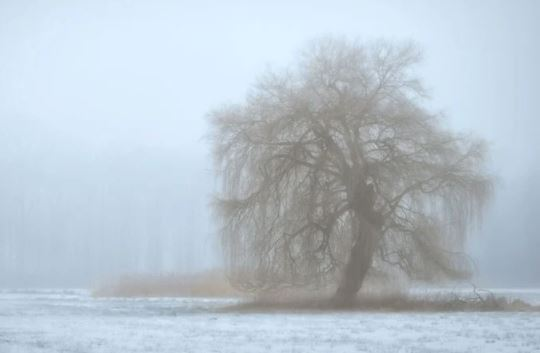
#> input picture exercises/part1/data/lowContrast_02.jpg, 540 x 353 px
$ jupyter execute '05. Image enhancement – histogram equalization.ipynb'
#> lines starting #> are read from the running program, lines starting #| are printed output that depends on the picture; after the words box and inside, x2 and y2 are one past the last pixel; in counts of white or black regions, pixels touching at a corner belong together
# 5. Image enhancement – histogram equalization

[cell 1]
import cv2
import numpy as np
import os

DATA_DIR = './data'
FILENAME = "lowContrast_02.jpg"

HIST_SIZE = 256

def get_img_histogram(img, hist_size):
    b, g, r = cv2.split(img)

    b_hist = cv2.calcHist(b, [0], None, [hist_size], (0, hist_size), False)
    g_hist = cv2.calcHist(g, [1], None, [hist_size], (0, hist_size), False)
    r_hist = cv2.calcHist(r, [2], None, [hist_size], (0, hist_size), False)

    hist_width, hist_height = 512, 400
    bin_width = int(round(hist_width / hist_size))

    hist_img = np.zeros((hist_height, hist_width, 3), dtype=np.uint8)

    cv2.normalize(b_hist, b_hist, alpha=0, beta=hist_height, norm_type=cv2.NORM_MINMAX)
    cv2.normalize(g_hist, g_hist, alpha=0, beta=hist_height, norm_type=cv2.NORM_MINMAX)
    cv2.normalize(r_hist, r_hist, alpha=0, beta=hist_height, norm_type=cv2.NORM_MINMAX)

    for i in range(1, hist_size):
        cv2.line(hist_img, ( bin_width*(i-1), hist_height - int(b_hist[i-1]) ),
                ( bin_width*(i), hist_height - int(b_hist[i]) ),
                ( 255, 0, 0), thickness=2)
        cv2.line(hist_img, ( bin_width*(i-1), hist_height - int(g_hist[i-1]) ),
                ( bin_width*(i), hist_height - int(g_hist[i]) ),
                ( 0, 255, 0), thickness=2)
        cv2.line(hist_img, ( bin_width*(i-1), hist_height - int(r_hist[i-1]) ),
                ( bin_width*(i), hist_height - int(r_hist[i]) ),
                ( 0, 0, 255), thickness=2)

    return hist_img

**a)** Take a low contrast grayscale image and plot its histogram.

[cell 2]
img = cv2.imread(os.path.join(DATA_DIR, FILENAME))
#> img is the input picture: shape (353, 540, 3); mean B, G, R 207.8, 197.7, 185.8

if img is None:
    print("Image could not be loaded.")
    exit(1)

hist_img = get_img_histogram(img, HIST_SIZE)
#> in get_img_histogram, `b, g, r = cv2.split(img)`:
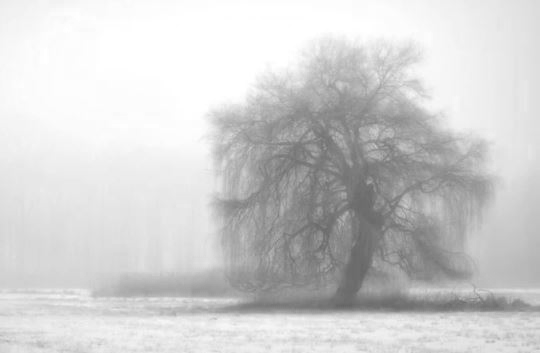
#> b: shape (353, 540); min 100, max 255, mean 207.8
#> in get_img_histogram, `b, g, r = cv2.split(img)`:
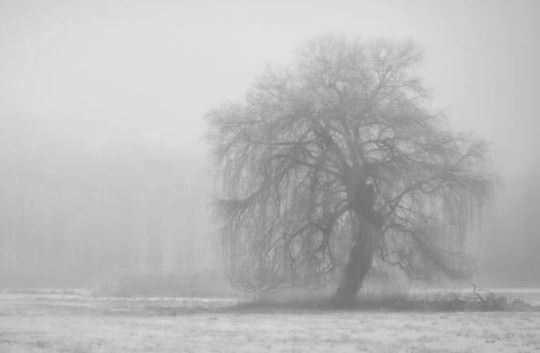
#> r: shape (353, 540); min 110, max 226, mean 185.8
#> in get_img_histogram, `b_hist = cv2.calcHist(b, [0], None, [hist_size], (0, hist_size), False)`: b_hist = 256 values, max 153 at index 253, min 0 at index 0, mean 2.11
#> in get_img_histogram, `g_hist = cv2.calcHist(g, [1], None, [hist_size], (0, hist_size), False)`: g_hist = 256 values, max 185 at index 237, min 0 at index 0, mean 2.11
#> in get_img_histogram, `r_hist = cv2.calcHist(r, [2], None, [hist_size], (0, hist_size), False)`: r_hist = 256 values, max 152 at index 220, min 0 at index 0, mean 2.11
#> after the loop in get_img_histogram, `for i in range(1, hist_size):`:
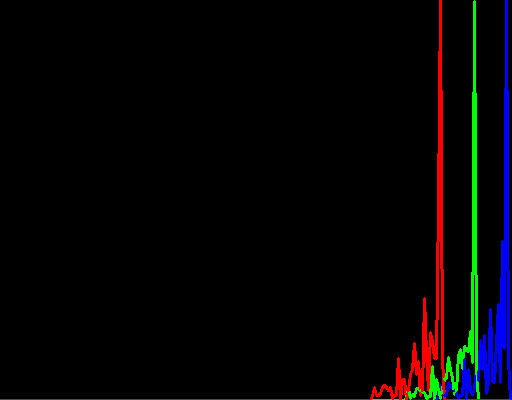
#> hist_img: shape (400, 512, 3); mean of channels 0, 1, 2 4.6, 3.3, 4.7; drawn as B, G, R

cv2.imshow('Source image', img)
cv2.imshow('calcHist', hist_img)

cv2.waitKey(0)

cv2.destroyAllWindows()

**b)** Enhance the image constrast using:
    - **b1)** simple histogram equalization, or
    - **b2)** CLAHE,
and show the resulting enhanced images and their histograms.

[cell 3]
def get_grayscale_img_histogram(img, hist_size):
    hist = cv2.calcHist(img, [1], None, [hist_size], (0, hist_size), False)

    hist_width, hist_height = 512, 400
    bin_width = int(round(hist_width / hist_size))

    hist_img = np.zeros((hist_height, hist_width, 3), dtype=np.uint8)

    cv2.normalize(hist, hist, alpha=0, beta=hist_height, norm_type=cv2.NORM_MINMAX)

    for i in range(1, hist_size):
        cv2.line(hist_img, ( bin_width*(i-1), hist_height - int(hist[i-1]) ),
                ( bin_width*(i), hist_height - int(hist[i]) ),
                ( 100, 100, 100), thickness=2)

    return hist_img

img = cv2.imread(os.path.join(DATA_DIR, FILENAME), cv2.IMREAD_GRAYSCALE)
#> img: shape (353, 540); min 107, max 240, mean 195.4

if img is None:
    print("Image could not be loaded.")
    exit(1)

simple_eq_img = cv2.equalizeHist(img)
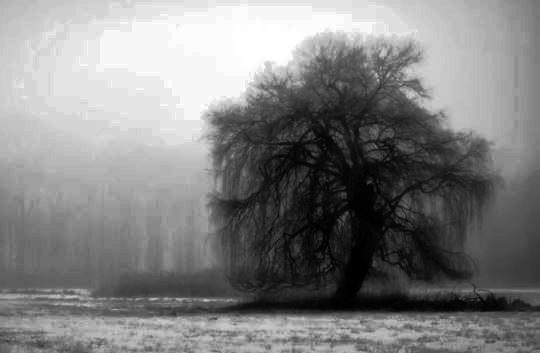
#> simple_eq_img: shape (353, 540); min 0, max 255, mean 129.1
simple_eq_hist = get_grayscale_img_histogram(simple_eq_img, HIST_SIZE)
#> in get_grayscale_img_histogram, `hist = cv2.calcHist(img, [1], None, [hist_size], (0, hist_size), False)`: hist = 256 values, max 153 at index 229, min 0 at index 0, mean 2.11
#> after the loop in get_grayscale_img_histogram, `for i in range(1, hist_size):`:
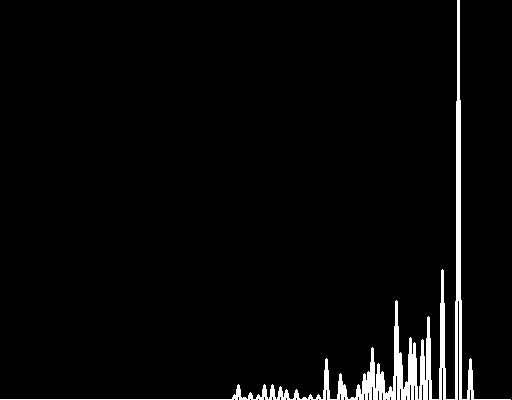
#> hist_img: shape (400, 512, 3); values 0 (black) and 100 (white), 3.2% white; 1 white region, box (x1, y1, x2, y2) and area: (0, 0, 511, 400) 6558

cv2.imshow('Simple Equalization Image', simple_eq_img)
cv2.imshow('Simple Equalization Histogram', simple_eq_hist)

cv2.waitKey(0)

cv2.destroyAllWindows()

$ run again, with exercises/part1/data/lowContrast_01.jpg copied over exercises/part1/data/lowContrast_02.jpg
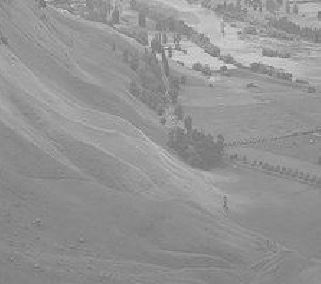
#> input picture exercises/part1/data/lowContrast_01.jpg, 321 x 284 px
#> img is the input picture: shape (284, 321, 3); min 104, max 229, mean 147.7
#> b_hist = 256 values, max 11 at index 169, min 0 at index 0, mean 1.25
#> g_hist = 256 values, max 14 at index 139, min 0 at index 0, mean 1.25
#> r_hist = 256 values, max 14 at index 140, min 0 at index 0, mean 1.25
#> `simple_eq_img = cv2.equalizeHist(img)`:
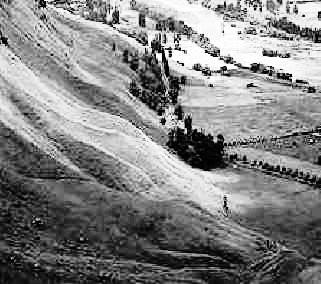
#> simple_eq_img: shape (284, 321); min 0, max 255, mean 130.5
#> hist = 256 values, max 14 at index 86, min 0 at index 0, mean 1.25
#> after the loop in get_grayscale_img_histogram, `for i in range(1, hist_size):`:
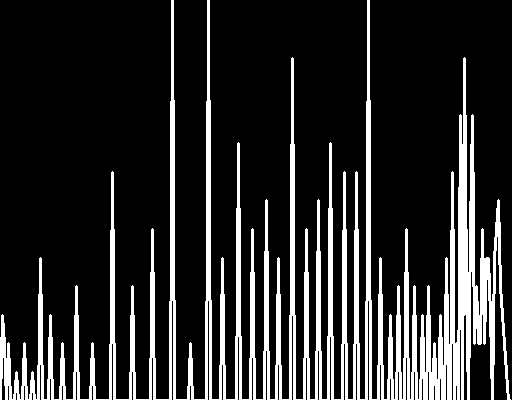
#> hist_img: shape (400, 512, 3); values 0 (black) and 100 (white), 17.3% white; 1 white region, box (x1, y1, x2, y2) and area: (0, 0, 511, 400) 35526

$ run again, with exercises/part1/data/lowContrast_03.jpg copied over exercises/part1/data/lowContrast_02.jpg
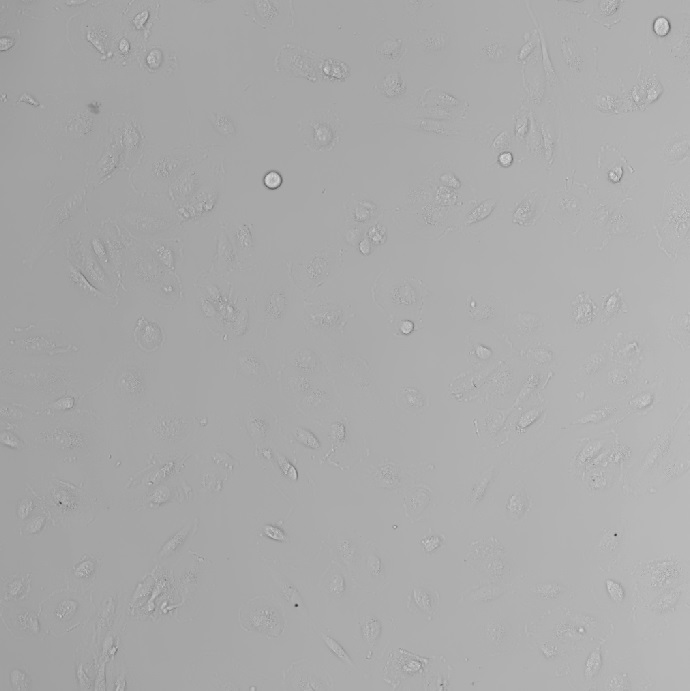
#> input picture exercises/part1/data/lowContrast_03.jpg, 690 x 691 px
#> img is the input picture: shape (691, 690, 3); min 43, max 223, mean 170.4
#> b_hist = 256 values, max 145 at index 167, min 0 at index 0, mean 2.7
#> g_hist = 256 values, max 149 at index 167, min 0 at index 0, mean 2.7
#> r_hist = 256 values, max 159 at index 167, min 0 at index 0, mean 2.7
#> `simple_eq_img = cv2.equalizeHist(img)`:
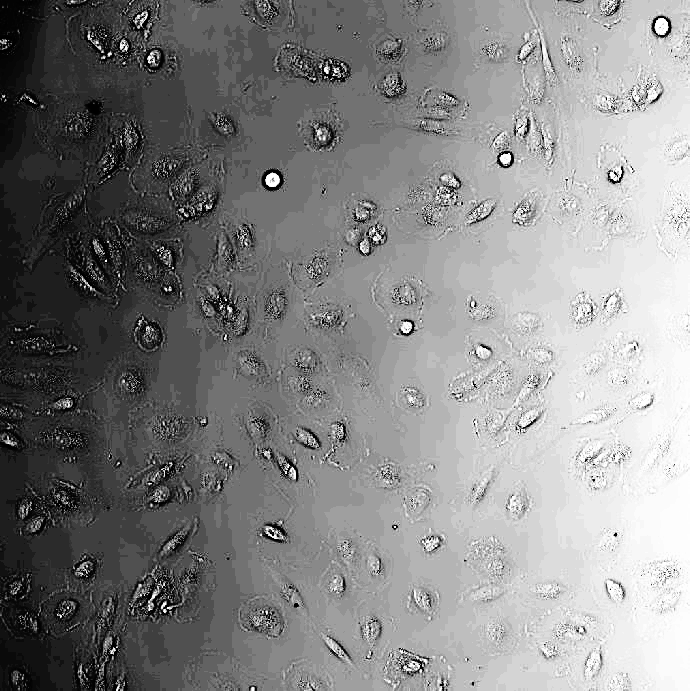
#> simple_eq_img: shape (691, 690); min 0, max 255, mean 133
#> hist = 256 values, max 149 at index 98, min 0 at index 0, mean 2.7
#> after the loop in get_grayscale_img_histogram, `for i in range(1, hist_size):`:
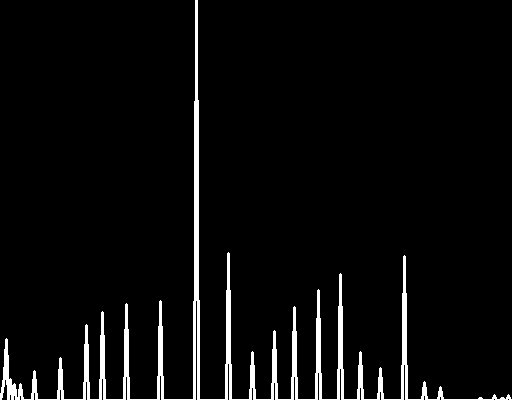
#> hist_img: shape (400, 512, 3); values 0 (black) and 100 (white), 4.3% white; 1 white region, box (x1, y1, x2, y2) and area: (0, 0, 512, 400) 8853
